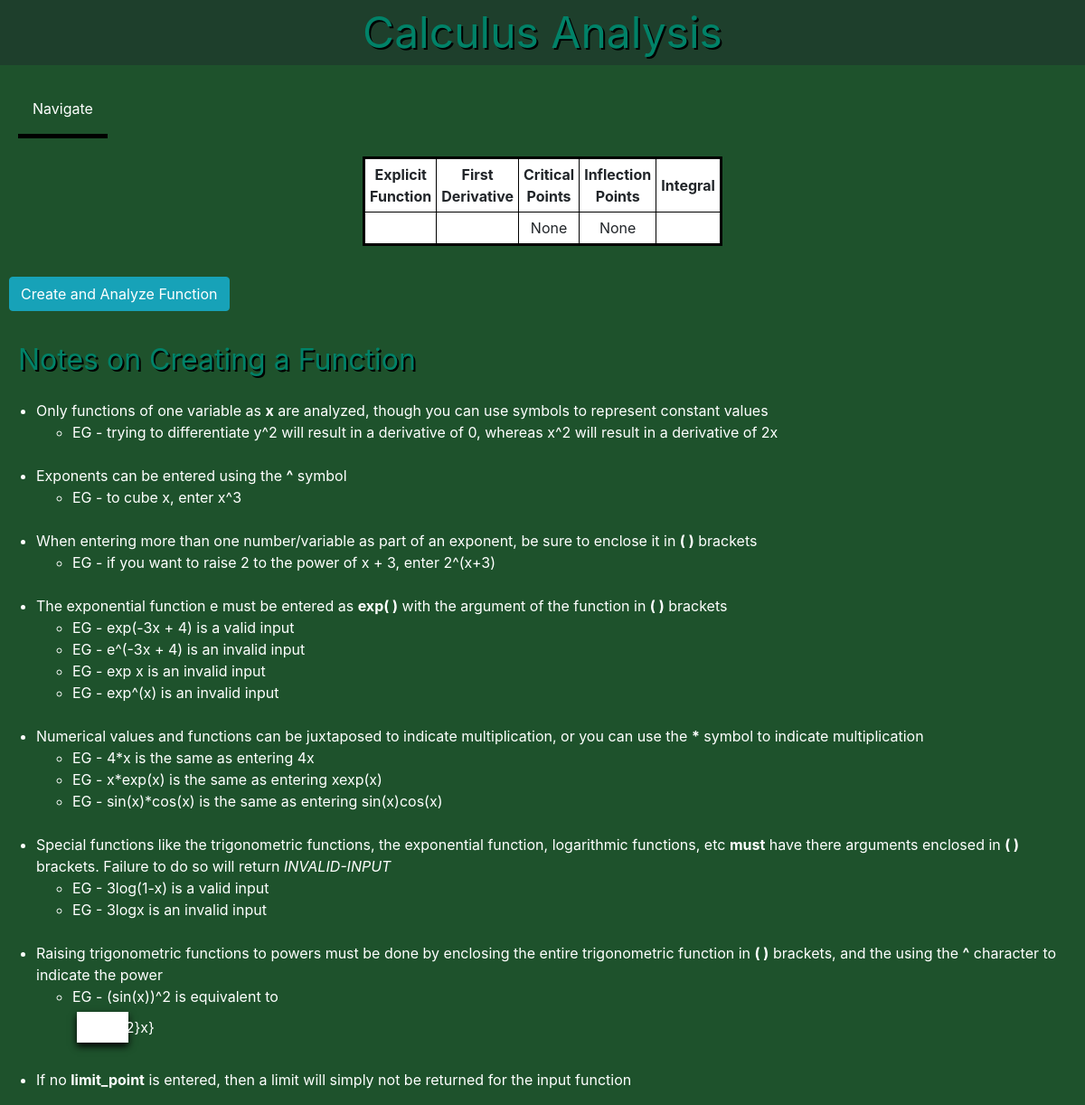
/calculus_tool/, run on an earlier commit of the app's database.
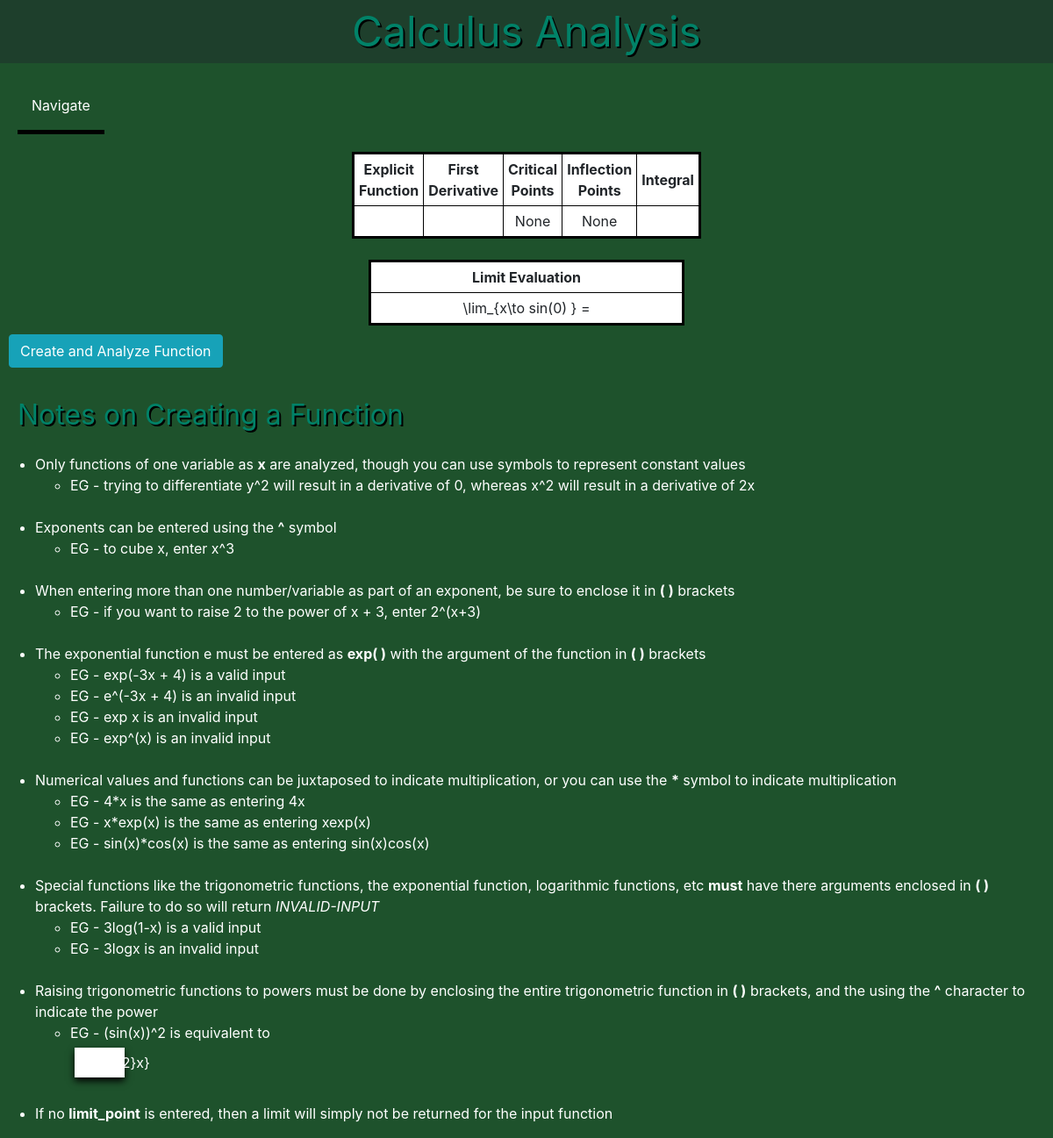
And on a later commit of the database.
### calctool/models.py (models this page shows, shortened)
class Function(models.Model):
    equation = models.CharField(max_length=100)
    limit_point = models.CharField(max_length=10,blank=True)

### calctool/views.py (the view)
# urls.py: path('calculus_tool/',FunctionListView.as_view(),name='calculus_tool'),
class FunctionListView(ListView):
    model = Function
    template_name = 'calctool/calculus_tool.html'
    context_object_name = 'equations'

### calctool/templatetags/calctool_tags.py (called while the page is built)
@register.simple_tag
def latex_function(function):
    function = function.replace('^','**')
    for char in [chr(i) for i in range(48,58)]:
        function = function.replace('{}x'.format(char),'{}*x'.format(char))
        for f in ['sqrt','exp','ln','log','sin','cos','tan','sec','csc','cot','(']:
            function = function.replace('{}{}'.format(char,f),'{}*{}'.format(char,f))
            function = function.replace('x{}'.format(f),'x*{}'.format(f))
            function = function.replace('){}'.format(f),')*{}'.format(f))
    try:
        latex(sympy.simplify(function))
        validate = True
    except:
        validate = False
    if validate == True:
        return latex(sympy.simplify(function))
    else:
        return 'Invalid-Input'

### calctool/templates/calctool/calculus_tool.html (shortened to what the changed rows need)
<!DOCTYPE html>
<html>
<html lang="en">
  <head>
    <link rel="stylesheet" href="https://maxcdn.bootstrapcdn.com/bootstrap/4.0.0/css/bootstrap.min.css">
  </head>
<body style="background-color:#1e522c">
{% load calctool_tags %}
{% if request.user.is_superuser %}
<table style="background-color:#ffffff" width=30% align='center'>
	<tr>
		<th><center>Explicit Function</center></th>
		<th><center>First Derivative</center></th>
		<th><center>Critical Points</center></th>
		<th><center>Inflection Points</center></th>
		<th><center>Integral</center></th>
		<th><center>View Function</center></th>
	</tr>
	{% for f in equations %}
	<tr>
		{% latex_function f.equation as prettyfunc %}
		<td>
		<div lang="latex" align='center'>
		{{prettyfunc}}
		</div>
		</td>
		{%  derivative f.equation as fprime %}
		<td>
		<div lang="latex" align='center'>
		{{fprime}}
		</div>
		</td>
		{% critpoints f.equation as cps %}
		<td>
		<div lang="latex" align='center'>
		{{cps}}
		</div>
		</td>
		{% infpoints f.equation as ips %}
		<td>
		<div lang="latex" align='center'>
		{{ips}}
		</div>
		</td>
		{% integral f.equation as F %}
		<td>
		<div lang="latex" align='center'>
		{{F}}
		</div>
		</td>
		<td><a href='{% url 'function-detail' f.id %}'>View Function</a></td>
	</tr>
	{% endfor %}
</table>
{% else %}
{% for f in equations %}
	{% if forloop.last %}
<table style="background-color:#ffffff" width=30% align='center'>
	<tr>
		<th><center>Explicit Function</center></th>
		<th><center>First Derivative</center></th>
		<th><center>Critical Points</center></th>
		<th><center>Inflection Points</center></th>
		<th><center>Integral</center></th>
	</tr>
	<tr>
		{% latex_function f.equation as prettyfunc %}
		<td>
		</td>
		{%  derivative f.equation as fprime %}
		<td>
		</td>
		{% critpoints f.equation as cps %}
		<td>
		<div lang="latex" align='center'>
		{{cps}}
		</div>
		</td>
		{% infpoints f.equation as ips %}
		<td>
		<div lang="latex" align='center'>
		{{ips}}
		</div>
		</td>
		{% integral f.equation as F %}
		<td>
		</td>
	</tr>
</table>
<br>
			{% latex_function f.equation as prettyfunc %}
			{% if f.limit_point == "" %}
			{% else %}
		<table style="background-color:#ffffff" width=30% align='center'>
			<tr>
				<th><center>Limit Evaluation</center></th>
			</tr>
			<tr>
				<td><center>
					<div lang="latex" align='center'>
					\lim_{x\to {{f.limit_point}} } {{prettyfunc}} = {{L}}
					</div>
				</center></td>
		</table>
			{% endif %}
		{% endif %}
	{% endfor %}
{% endif %}
</body>
</html>

What changed in the data, as far as the page shows it:
no longer on this page (row unchanged): Function: cps "None", ips "None"
added Function: cps "None", ips "None", limit_point "sin(0)"
